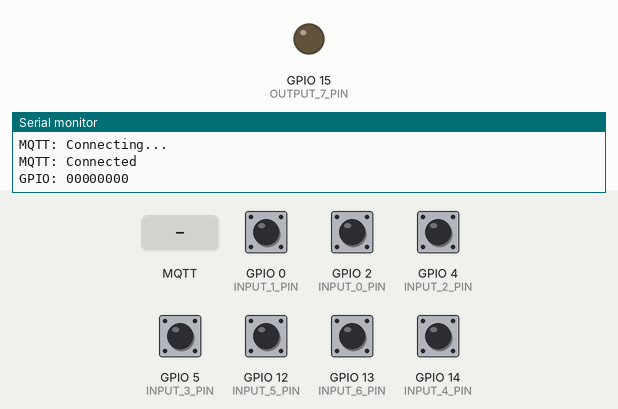
Simulated run of this sketch. Board: ESP8266 (NodeMCU). Parts: output pins drawn as LEDs (lit = HIGH), the last lines printed to the serial monitor. Dashed ring = blinking. Inputs (shaded band) come from the test bench; at power-on: GPIO 0 (INPUT_1_PIN), GPIO 2 (INPUT_0_PIN), GPIO 4 (INPUT_2_PIN), GPIO 5 (INPUT_3_PIN), GPIO 12 (INPUT_5_PIN), GPIO 13 (INPUT_6_PIN), GPIO 14 (INPUT_4_PIN) HIGH. WiFi joins after 1.5 s; servers stay silent unless stated; no MQTT or app messages arrive unless stated.

Above: at 3.2 s.
3.3 s: MQTT message "input" arrives on the first subscribed topic
At 3.7 s:
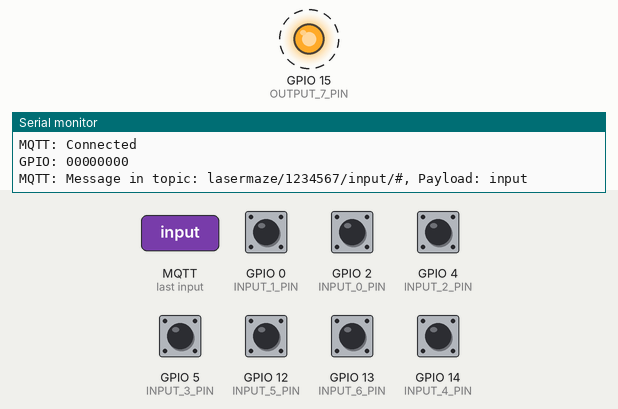
6.3 s: MQTT message "0" arrives on the first subscribed topic
Timing chart, 0 to 15.3 s (numbered marks = the images above; inputs shaded):
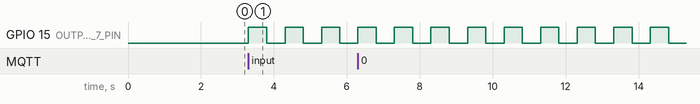

The sketch:

ESP8266GPIORXController.ino
```cpp
// (licence header left out)
/*!
 * \file ESP8266GPIORXController.ino
 * \brief Posts changes on GPIO ports on MQTT through a WiFi connection .
 * Inspired on: https://techtutorialsx.com/2017/04/09/esp8266-connecting-to-mqtt-broker/
 * \author Remko Welling (pe1mew@gmail.com)
 *
 * # Revision history
 *
 * Version|Date      |Note
 * --------------------------------------
 * 0.1    |7-5-2022  | Initial release
 * 0.2    |4-6-2022  | Added watchdog activity light on port 7
 *
 */

#include <ESP8266WiFi.h>
#include <PubSubClient.h>

#include <string.h> // memset()

#include "credentials.h"
#include "PE1MEW_Led.h"                 // PE1MEW_Led class
#include "PE1MEW_Timer.h"

const int INPUT_0_PIN = 2;  // GPIO2  D4
const int INPUT_1_PIN = 0;  // GPIO0  D3
const int INPUT_2_PIN = 4;  // GPIO4  D2
const int INPUT_3_PIN = 5;  // GPIO5  D1
const int INPUT_4_PIN = 14; // GPIO14 D5/SCK
const int INPUT_5_PIN = 12; // GPIO12 D6/MISO
const int INPUT_6_PIN = 13; // GPIO13 D7/MOSI
const int OUTPUT_7_PIN = 15;

uint8_t inputState = 0x00;
bool sendState = false;

unsigned long WiFipreviousMillis = 0;           ///< Variable to hold last moment on which WiFi connection is tested.
unsigned long WiFiinterval       = 30000;       ///< inteval in milliseconds at which WiFi connection is tested.

const String baseTopic   = "lasermaze/";        ///< Base topic for topic structure on broker
String subscribeTopic;

uint32_t chipId;                                ///< Chip ID as retrieved from ESP8266 in setup()
String topic;                                   ///< Topic to be used prefixing other publications and subscriptions
#define TOPIC_BUFFER_SIZE 50                    ///< Size of helper buffer
char topicBuffer[TOPIC_BUFFER_SIZE];            ///< helper buffer for conversions of topics in String format.

WiFiClient espClient;                           ///< WiFi opbject on ESP8266
PubSubClient client(espClient);                 ///< MQTT client object

PE1MEW_Timer timer;
PE1MEW_Led   led = PE1MEW_Led(OUTPUT_7_PIN);

/// \brief initialize WiFi on ESP8266
void WiFiinit() {
  WiFi.mode(WIFI_STA);
  WiFi.begin(WiFissid, WiFipassword);
  Serial.print("WIFI: Connecting...\n");
  while (WiFi.status() != WL_CONNECTED) {
    Serial.print('.');
    delay(1000);
  }
  Serial.print("\nWiFi: ");
  Serial.println(WiFi.localIP());
  //The ESP8266 tries to reconnect automatically when the connection is lost
  WiFi.setAutoReconnect(true);
  WiFi.persistent(true);
}

/// \brief test if WiFi is connected and reconnect when disconnected.
/// When connected the RSSI is printed and published on MQTT
/// This function acivates every WiFiinterval in milliseconds
void WiFireconnect(){
  unsigned long WiFicurrentMillis = millis();
  if (WiFicurrentMillis - WiFipreviousMillis >= WiFiinterval){
    switch (WiFi.status()){
      case WL_NO_SSID_AVAIL:
        Serial.println("WiFi: SSID cannot be reached");
        break;
      case WL_CONNECTED:
        Serial.printf("WiFi: Connected, status: %d, RSSI: %d dBm.\n", WiFi.status(), WiFi.RSSI());
        break;
      case WL_CONNECT_FAILED:
        Serial.println("WiFi: Connection failed");
        break;
    }

    if(client.connected()){
      memset(topicBuffer, 0, TOPIC_BUFFER_SIZE);
      String tempTopic = topic + "wifi/rssi/";
      tempTopic.toCharArray(topicBuffer, TOPIC_BUFFER_SIZE);
      char payload[10] = "\0";
      itoa(WiFi.RSSI(), payload, 10);
      client.publish(topicBuffer, payload);
    }
    WiFipreviousMillis = WiFicurrentMillis;
  }
}

/// \brief Initialize MQTT client and connect to broker.
void MQTTinit() {
  client.setServer(mqttServer, mqttPort);
  client.setCallback(MQTTcallback);
  MQTTreconnect();
}

/// \brief test is MQTT client is connected and reconnect when not connected.
void MQTTreconnect(){
  while (!client.connected()) {
    led.setOff();
    Serial.println("MQTT: Connecting...");
    char clientID[10] = "\0";
    itoa(chipId, clientID, 10);
    if (client.connect(clientID, mqttUser, mqttPassword )) {
      Serial.println("MQTT: Connected");
      memset(topicBuffer, 0, TOPIC_BUFFER_SIZE);
      topic.toCharArray(topicBuffer, 50);
      client.publish(topicBuffer, "Hello world");
      memset(topicBuffer, 0, TOPIC_BUFFER_SIZE);
      subscribeTopic.toCharArray(topicBuffer, 50);
      client.subscribe(topicBuffer);
      sendState = true;     // send actual input state after MQTT reconnect
    } else {
      Serial.print("MQTT: Failed with state ");
      Serial.println(client.state());
      delay(2000);
    }
  }
}

/// \brief Setup ESP8266
void setup() {
  Serial.begin(115200);

  pinMode(INPUT_0_PIN, INPUT_PULLUP);
  pinMode(INPUT_1_PIN, INPUT_PULLUP);
  pinMode(INPUT_2_PIN, INPUT_PULLUP);
  pinMode(INPUT_3_PIN, INPUT_PULLUP);
  pinMode(INPUT_4_PIN, INPUT_PULLUP);
  pinMode(INPUT_5_PIN, INPUT_PULLUP);
  pinMode(INPUT_6_PIN, INPUT_PULLUP);

  chipId = ESP.getChipId();
  Serial.print("\nChipID: ");
  Serial.println(chipId);
  topic = baseTopic + chipId + "/";
  Serial.println(topic);
  subscribeTopic = topic + "input/#";
  Serial.println(subscribeTopic);

  WiFiinit();
  MQTTinit();
}

/// \brief callback function when MQTT message is received.
void MQTTcallback(char* topic, byte* payload, unsigned int length) {
  Serial.print("MQTT: Message in topic: ");
  Serial.print(topic);
  Serial.print(", Payload: ");
  for (int i = 0; i < length; i++) {
    Serial.print((char)payload[i]);
  }
  Serial.print("\n");

  timer.setExpiry(45000); // 45 seconds
  led.startBlink(true, 1, 500);

  memset(topicBuffer, 0, TOPIC_BUFFER_SIZE);
  strncpy(topicBuffer, topic + 19, 5);

  if (strcmp(topicBuffer, "input") == 0){
    char gpio[5] = "\0";
    strncpy(gpio, topic + 25, 1);
    uint8_t port = atoi(gpio);
    char payloadBuffer[5] = "\0";
    strncpy(payloadBuffer, (char*)payload, 1);
    uint8_t state = (atoi(payloadBuffer) & 0x01);

    if(port < 8){ // valid port selected
      // nothing to do
    }else{
      sendState = true;
    }
  }
}

/// \brief Main loop.
void loop() {
  client.loop();

  WiFireconnect();
  MQTTreconnect();

  led.process();

  if(timer.getExpired() == true){
    led.stopBlink();
  }

  uint8_t oldInputState = inputState;

  if(digitalRead(INPUT_0_PIN) == LOW){
    inputState |= 0x01;
  }else{
    inputState &= 0xfe;
  }

  if(digitalRead(INPUT_1_PIN) == LOW){
    inputState |= 0x02;
  }else{
    inputState &= 0xfd;
  }

  if(digitalRead(INPUT_2_PIN) == LOW){
    inputState |= 0x04;
  }else{
    inputState &= 0xfb;
  }

  if(digitalRead(INPUT_3_PIN) == LOW){
    inputState |= 0x08;
  }else{
    inputState &= 0xf7;
  }

  if(digitalRead(INPUT_4_PIN) == LOW){
    inputState |= 0x10;
  }else{
    inputState &= 0xef;
  }

  if(digitalRead(INPUT_5_PIN) == LOW){
    inputState |= 0x20;
  }else{
    inputState &= 0xdf;
  }

  if(digitalRead(INPUT_6_PIN) == LOW){
    inputState |= 0x40;
  }else{
    inputState &= 0xbf;
  }

  if((oldInputState != inputState) || sendState){
    printGPIO(inputState);

    for(int i = 0; i < 7; i++){
      if((((oldInputState >> i) & 0x01) != ((inputState >> i) & 0x01)) || sendState){
        memset(topicBuffer, 0, TOPIC_BUFFER_SIZE);
        String tempTopic = topic + "input/" + i + "/";
        tempTopic.toCharArray(topicBuffer, TOPIC_BUFFER_SIZE);

        if(((inputState >> i) & 0x01) > 0){ // send 1
          client.publish(topicBuffer, "1");
        }else{                              // send 0
          client.publish(topicBuffer, "0");
        }
      }
    }
  }
  if(sendState){
    sendState = false;
  }
}

/// \brief print GPIO state
void printGPIO(uint8_t state){
  Serial.print("GPIO: ");
  for (int i = 0; i < 8; i++) {
    if((state >> 7-i) & 0x01 == 0x01){
      Serial.print("1");
    }else{
      Serial.print("0");
    }
  }
  Serial.print("\n");
}
```

PE1MEW_Led.cpp
```cpp
// (licence header left out)
/// \file PE1MEW_Led.cpp
/// \brief LED class to control a single LED connected to a pin o the Arduino board without use of delay() functions
/// \date 13-3-2017
/// \author Remko Welling (PE1MEW)
/// \version 1.0	Initial version

#include "PE1MEW_Led.h"

#include "Arduino.h"

// default constructor
PE1MEW_Led::PE1MEW_Led():
	_ledPin(LED_BUILTIN),	// set output pin to built in led
	_currentState(STATE_ON),
	_nextState(STATE_IDLE),
	_blinkCounter(-1),
	_blinkPeriodTime(DEFAULT_DELAY),
	_blinkStartTime(0),
	_blinkContinous(false)
{
	// initialize digital pin as an output.
	pinMode(_ledPin, OUTPUT);
} //PE1MEW_Led

PE1MEW_Led::PE1MEW_Led(uint8_t ledPin):
	_ledPin(ledPin),	// set output pin to ledPin specified
	_currentState(STATE_ON),
	_nextState(STATE_IDLE),
	_blinkCounter(-1),
	_blinkPeriodTime(DEFAULT_DELAY),
	_blinkStartTime(0),
	_blinkContinous(false)
{
	// initialize digital pin as an output.
	pinMode(_ledPin, OUTPUT);
} //PE1MEW_Led

// default destructor
PE1MEW_Led::~PE1MEW_Led()
{
} //~PE1MEW_Led

void PE1MEW_Led::process(void)
{
  // pre process next state.
  // Make all required changes.
  if (_currentState != _nextState)
  {
    // Process new state (current)
    switch (_nextState)
    {
      case STATE_IDLE:
        off(); // switch off LED
      break;

      case STATE_BLINK_ON:
        on(); // Switch on LED and wait for timeout
      break;

      case STATE_BLINK_OFF:
        off();  // Switch off LED and wait for timeout
      break;

      case STATE_ON:
        on(); // Switch LED off
      break;

      default:
        off();  // Wrong state; Switch LED off.
      break;
    }// end switch
  } // end if

	// switch led state to next state
	_currentState = _nextState;

  // Process current state activities.
  // This switch case is processing timeout timers
	switch (_currentState)
	{
		case STATE_BLINK_ON:
			if (millis() - _blinkStartTime > _blinkPeriodTime)
			{
				_nextState = STATE_BLINK_OFF;
				_blinkStartTime = millis();
			}
		break;

		case STATE_BLINK_OFF:
			if (millis() - _blinkStartTime > _blinkPeriodTime)
			{
				_nextState = STATE_BLINK_ON;
				_blinkStartTime = millis();

				if (!_blinkContinous)
				{
					_blinkCounter--;
					if (_blinkCounter == 0)
					{
						_nextState = STATE_IDLE;
					}
				}
			}
		break;

		default:

		break;
	} // end switch
}

void PE1MEW_Led::startBlink(void)
{
	startBlink(true, 1, DEFAULT_DELAY);
}

void PE1MEW_Led::startBlink(uint8_t n)
{
	startBlink(false, n, DEFAULT_DELAY);
}

void PE1MEW_Led::startBlink(uint8_t n, unsigned long ms)
{
	startBlink(false, n, ms);
}

void PE1MEW_Led::startBlink(bool continous = true, uint8_t n = 1, unsigned long ms = DEFAULT_DELAY)
{
	_blinkContinous = continous;
	_blinkCounter = n;
	_blinkStartTime = millis();
	_blinkPeriodTime = ms;
	_nextState = STATE_BLINK_ON;
  process();   // run process to make changes take effect
}

void PE1MEW_Led::stopBlink(void)
{
	_nextState = STATE_IDLE;
  process();   // run process to make changes take effect
}

void PE1MEW_Led::setOn(void)
{
	_nextState = STATE_ON;
  process();   // run process to make changes take effect
}

void PE1MEW_Led::setOff(void)
{
	_nextState = STATE_IDLE;
  process();   // run process to make changes take effect
}

void PE1MEW_Led::on(void)
{
	digitalWrite(_ledPin, HIGH);   // turn the LED on (HIGH is the voltage level)
}

void PE1MEW_Led::off(void)
{
	digitalWrite(_ledPin, LOW);    // turn the LED off by making the voltage LOW
}
```

PE1MEW_Led.h
```cpp
// (licence header left out)
/// \file PE1MEW_Led.h
/// \brief LED class to control a single LED connected to a pin o the Arduino board without use of delay() functions
/// \date 13-3-2017
/// \author Remko Welling (PE1MEW)
/// \version 1.0	Initial version

#if !defined(LED_BUILTIN)
/// Default pin for LED
#define LED_BUILTIN 13
#endif

#ifndef __PE1MEW_LED_H_
#define __PE1MEW_LED_H_

#include <stdint.h>

///// Default delay of 150 ms
//#define DEFAULT_DELAY 150

/// \brief defines states of the LED
typedef	enum {
   STATE_IDLE = 0,    ///< LED is switched off
   STATE_BLINK_ON,    ///< LED is blinking and on
   STATE_BLINK_OFF,   ///< LED is blinking and off
   STATE_ON           ///< LED is switched on
} eState;

/// \class PE1MEW_Led
/// \brief LED class
class PE1MEW_Led
{
//variables
public:
protected:
private:

   /// Default delay of 150 ms
  const static uint16_t  DEFAULT_DELAY = 150;

  /// pin number of the pin to wich the LED is connected
   uint8_t _ledPin;

   /// Current state of the LED
   eState	_currentState;

   /// Next state of the LED set by external commands
   eState	_nextState;

   /// Times the LED can blink after start. Maximum is 255.
   uint8_t	_blinkCounter;

   /// Half the duty cycle of a blink.
   unsigned long 	_blinkPeriodTime;

   /// start time used for timeout functions.
   unsigned long	_blinkStartTime;

   /// True is continous blinking is selected
   bool	_blinkContinous;

//functions
public:

	/// \brief default constructor.
	/// This default constructor will configure the built in led of an Arduino board
	PE1MEW_Led();

	/// \brief overloaded constructor to configure hardware pin connected to a led
	/// \param[in] ledPin hardware pin at Arduino at which led is connected.
	PE1MEW_Led(uint8_t ledPin);

	~PE1MEW_Led();

	/// \brief process function to handle all house keeping functions in the led class.
	/// This function shall be called from the main loop
	void process(void);

	/// \brief Start blinking the led continuously at default duty cycle (300 ms)
	void startBlink(void);

	/// \brief Start blinking n times at default duty cycle (300 ms)
	/// \param n count of blinks
	void startBlink(uint8_t n);

	/// \brief Start blinking n times at period in ms (duty cycle is 2 x period)
	/// \param n count of blinks
	/// \param ms half-period time in ms
	void startBlink(uint8_t n, unsigned long ms);

	/// \brief Start blinking
	/// \param continous true: continous blinking, false blink n times
	/// \param n count of blinks
	/// \param ms half-period time in ms
	void startBlink(bool continous, uint8_t n, unsigned long ms);

	/// \brief stop blinking, switch LED off (same as setOff() )
	void stopBlink(void);

	/// \brief switch LED on
	void setOn(void);

	/// \brief switch LED off
	void setOff(void);

protected:
private:

	/// \brief Switch on LED
	void on(void);

	/// \brief switch off LED
	void off(void);

	/// \brief reverse LED state
	void reverse(void);

}; //ledNonBlocking

#endif //__PE1MEW_LED_H_
```

PE1MEW_Timer.cpp
```cpp
// (licence header left out)
/// \file PE1MEW_Timer.cpp
/// \author Remko Welling (PE1MEW)

#include "PE1MEW_Timer.h"

#include "Arduino.h"

PE1MEW_Timer::PE1MEW_Timer():
  _msEndTime(0),
  _active(false)
{
}

// default destructor
PE1MEW_Timer::~PE1MEW_Timer()
{
}

bool PE1MEW_Timer::setExpiry(uint32_t msTime)
{
  // test if timer is running
  // If timer is running return false
  //    else returen true and set timer

//  if(_active)
//  {
//    return false;
//  }
//  else
//  {
    _msEndTime = millis() + msTime;
    _active = true;
    return true;
//  }
}


bool PE1MEW_Timer::getExpired()
{
  if(millis() < _msEndTime)
  {
    return false;
  }
  else
  {
    _active = false;
    return true;
  }
}
```

PE1MEW_Timer.h
```cpp
// (licence header left out)
/*!

 \file PE1MEW_Timer.h
 \brief Simple expiry timer
 \date 10-1-2019
 \author Remko Welling (PE1MEW)
 \version 1.2

 Version | comment
 --------|--------
 1.2     | Sanity check of C++ code
 1.1     | Modified set() to setExpiry()
 1.0     | Initial version

 */
#ifndef __PE1MEW_TIMER_H_
#define __PE1MEW_TIMER_H_

#include <stdint.h>
#include <arduino.h>  // millis()

/// \brief Timer class
class PE1MEW_Timer
{
//variables
public:
protected:
private:

  /// end time at which timer shall expire
  unsigned long _msEndTime;

  /// State of the timer, true = running, false = expired.
  bool _active;

//functions
public:
	PE1MEW_Timer();

	~PE1MEW_Timer();

  /// \brief Set timer
  /// Set time in milliseconds in the future from now that the time shall expire
  /// \retval true = Timer ste successfully, false = Timer is running and not set.
  bool setExpiry(uint32_t msTime);

  /// \brief test if timer has expired.
  /// \retval true = Timer is expired, false = Timer is not expired.
  bool getExpired();

protected:
private:
}; // PE1MEW_Timer

#endif //__PE1MEW_TIMER_H_
```

credentials_template.h
```cpp
// (licence header left out)
/*!
 * \file credentials_template.h
 * \brief Credentials and settings for lasermaze TX contrller.
 * \author Remko Welling (pe1mew@gmail.com)
 *
 * # Revision history
 *
 * Version|Date      |Note
 * --------------------------------------
 * 0.1    |4-6-2022  | Initial release
 *
 * # Usage
 *
 * Copy this file or rename it to "credentials.h" and configure settings as required.
 */

#ifndef __CREDENTIALS_H_
#define __CREDENTIALS_H_

const char* WiFissid     = "laserbase";   ///< SSID of WiFi access point
const char* WiFipassword = "laserbase";   ///< passwordt for WiFi accesspoint

const char* mqttServer   = "172.31.0.10"; ///< MQTT broker address or IP
const int   mqttPort     = 1883;          ///< MQTT broker portnumber
const char* mqttUser     = "username";    ///< MQTT username for access to broker
const char* mqttPassword = "password";    ///< MQTT password for access to broker

#endif //__CREDENTIALS_H_
```

Measured:
- after the input at 3.3 s, GPIO 15 (OUTPUT_7_PIN): alternates HIGH for 0.50 s and LOW for 0.50 s, starting at once
